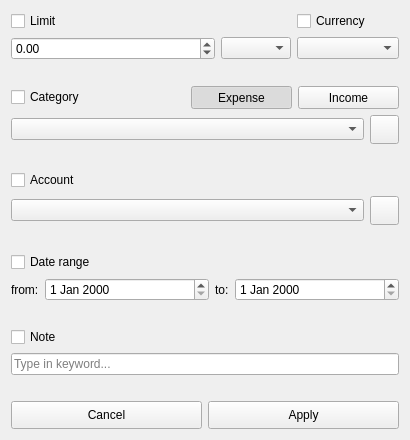
<?xml version="1.0" encoding="UTF-8"?>
<ui version="4.0">
 <class>CustomFiltersForm</class>
 <widget class="QWidget" name="CustomFiltersForm">
  <property name="geometry">
   <rect>
    <x>0</x>
    <y>0</y>
    <width>410</width>
    <height>440</height>
   </rect>
  </property>
  <property name="windowTitle">
   <string>CustomFiltersForm</string>
  </property>
  <layout class="QVBoxLayout" name="verticalLayout_4">
   <item>
    <widget class="QWidget" name="container" native="true">
     <property name="maximumSize">
      <size>
       <width>700</width>
       <height>700</height>
      </size>
     </property>
     <property name="styleSheet">
      <string notr="true"/>
     </property>
     <layout class="QVBoxLayout" name="verticalLayout_2">
      <property name="leftMargin">
       <number>0</number>
      </property>
      <property name="topMargin">
       <number>0</number>
      </property>
      <property name="rightMargin">
       <number>0</number>
      </property>
      <property name="bottomMargin">
       <number>0</number>
      </property>
      <item>
       <layout class="QGridLayout" name="gridLayout_4">
        <item row="1" column="2">
         <widget class="QComboBox" name="currency"/>
        </item>
        <item row="1" column="0">
         <widget class="QDoubleSpinBox" name="limit">
          <property name="minimum">
           <double>-999999.000000000000000</double>
          </property>
          <property name="maximum">
           <double>999999.000000000000000</double>
          </property>
         </widget>
        </item>
        <item row="0" column="2">
         <widget class="QCheckBox" name="currencyBox">
          <property name="sizePolicy">
           <sizepolicy hsizetype="Minimum" vsizetype="Fixed">
            <horstretch>1</horstretch>
            <verstretch>0</verstretch>
           </sizepolicy>
          </property>
          <property name="text">
           <string>Currency</string>
          </property>
         </widget>
        </item>
        <item row="0" column="0">
         <widget class="QCheckBox" name="limitBox">
          <property name="sizePolicy">
           <sizepolicy hsizetype="Minimum" vsizetype="Fixed">
            <horstretch>2</horstretch>
            <verstretch>0</verstretch>
           </sizepolicy>
          </property>
          <property name="text">
           <string>Limit</string>
          </property>
         </widget>
        </item>
        <item row="1" column="1">
         <widget class="QComboBox" name="comboBox">
          <property name="sizePolicy">
           <sizepolicy hsizetype="Fixed" vsizetype="Fixed">
            <horstretch>0</horstretch>
            <verstretch>0</verstretch>
           </sizepolicy>
          </property>
          <property name="maximumSize">
           <size>
            <width>70</width>
            <height>16777215</height>
           </size>
          </property>
         </widget>
        </item>
       </layout>
      </item>
      <item>
       <spacer name="verticalSpacer">
        <property name="orientation">
         <enum>Qt::Orientation::Vertical</enum>
        </property>
        <property name="sizeHint" stdset="0">
         <size>
          <width>20</width>
          <height>13</height>
         </size>
        </property>
       </spacer>
      </item>
      <item>
       <layout class="QGridLayout" name="gridLayout_6">
        <item row="0" column="0">
         <widget class="QCheckBox" name="categoriesBox">
          <property name="text">
           <string>Category</string>
          </property>
         </widget>
        </item>
        <item row="1" column="2">
         <widget class="QToolButton" name="addCategory">
          <property name="styleSheet">
           <string notr="true">padding: 3px 3px;</string>
          </property>
          <property name="text">
           <string/>
          </property>
          <property name="icon">
           <iconset resource="../../Files/files.qrc">
            <normaloff>:/categoryIcon</normaloff>:/categoryIcon</iconset>
          </property>
          <property name="iconSize">
           <size>
            <width>18</width>
            <height>18</height>
           </size>
          </property>
         </widget>
        </item>
        <item row="0" column="1" colspan="2">
         <layout class="QHBoxLayout" name="horizontalLayout_3">
          <item>
           <widget class="QToolButton" name="expense">
            <property name="sizePolicy">
             <sizepolicy hsizetype="Preferred" vsizetype="Preferred">
              <horstretch>0</horstretch>
              <verstretch>0</verstretch>
             </sizepolicy>
            </property>
            <property name="minimumSize">
             <size>
              <width>0</width>
              <height>20</height>
             </size>
            </property>
            <property name="styleSheet">
             <string notr="true">padding: 2px 2px;</string>
            </property>
            <property name="text">
             <string>Expense</string>
            </property>
            <property name="checkable">
             <bool>true</bool>
            </property>
            <property name="checked">
             <bool>true</bool>
            </property>
           </widget>
          </item>
          <item>
           <widget class="QToolButton" name="income">
            <property name="sizePolicy">
             <sizepolicy hsizetype="Preferred" vsizetype="Fixed">
              <horstretch>0</horstretch>
              <verstretch>0</verstretch>
             </sizepolicy>
            </property>
            <property name="styleSheet">
             <string notr="true">padding: 2px 2px;</string>
            </property>
            <property name="text">
             <string>Income</string>
            </property>
            <property name="checkable">
             <bool>true</bool>
            </property>
           </widget>
          </item>
         </layout>
        </item>
        <item row="1" column="0" colspan="2">
         <widget class="QComboBox" name="category"/>
        </item>
       </layout>
      </item>
      <item>
       <spacer name="verticalSpacer_2">
        <property name="orientation">
         <enum>Qt::Orientation::Vertical</enum>
        </property>
        <property name="sizeHint" stdset="0">
         <size>
          <width>20</width>
          <height>14</height>
         </size>
        </property>
       </spacer>
      </item>
      <item>
       <layout class="QGridLayout" name="gridLayout_5">
        <item row="1" column="0">
         <widget class="QComboBox" name="account"/>
        </item>
        <item row="0" column="0">
         <widget class="QCheckBox" name="accountsBox">
          <property name="text">
           <string>Account</string>
          </property>
         </widget>
        </item>
        <item row="1" column="1">
         <widget class="QToolButton" name="addAccount">
          <property name="styleSheet">
           <string notr="true">padding: 3px 3px;</string>
          </property>
          <property name="text">
           <string/>
          </property>
          <property name="icon">
           <iconset resource="../../Files/files.qrc">
            <normaloff>:/budgetIcon</normaloff>:/budgetIcon</iconset>
          </property>
          <property name="iconSize">
           <size>
            <width>18</width>
            <height>18</height>
           </size>
          </property>
         </widget>
        </item>
       </layout>
      </item>
      <item>
       <spacer name="verticalSpacer_3">
        <property name="orientation">
         <enum>Qt::Orientation::Vertical</enum>
        </property>
        <property name="sizeHint" stdset="0">
         <size>
          <width>20</width>
          <height>13</height>
         </size>
        </property>
       </spacer>
      </item>
      <item>
       <layout class="QVBoxLayout" name="verticalLayout_3">
        <item>
         <widget class="QCheckBox" name="dateBox">
          <property name="text">
           <string>Date range</string>
          </property>
         </widget>
        </item>
        <item>
         <layout class="QHBoxLayout" name="horizontalLayout_2">
          <item>
           <widget class="QLabel" name="label_6">
            <property name="text">
             <string>from:</string>
            </property>
           </widget>
          </item>
          <item>
           <widget class="QDateEdit" name="from">
            <property name="sizePolicy">
             <sizepolicy hsizetype="Minimum" vsizetype="Fixed">
              <horstretch>1</horstretch>
              <verstretch>0</verstretch>
             </sizepolicy>
            </property>
           </widget>
          </item>
          <item>
           <widget class="QLabel" name="label_5">
            <property name="text">
             <string>to:</string>
            </property>
           </widget>
          </item>
          <item>
           <widget class="QDateEdit" name="to">
            <property name="sizePolicy">
             <sizepolicy hsizetype="Minimum" vsizetype="Fixed">
              <horstretch>1</horstretch>
              <verstretch>0</verstretch>
             </sizepolicy>
            </property>
           </widget>
          </item>
         </layout>
        </item>
       </layout>
      </item>
      <item>
       <spacer name="verticalSpacer_4">
        <property name="orientation">
         <enum>Qt::Orientation::Vertical</enum>
        </property>
        <property name="sizeHint" stdset="0">
         <size>
          <width>20</width>
          <height>14</height>
         </size>
        </property>
       </spacer>
      </item>
      <item>
       <layout class="QVBoxLayout" name="verticalLayout">
        <item>
         <widget class="QCheckBox" name="noteBox">
          <property name="text">
           <string>Note</string>
          </property>
         </widget>
        </item>
        <item>
         <widget class="QLineEdit" name="note">
          <property name="sizePolicy">
           <sizepolicy hsizetype="Expanding" vsizetype="Preferred">
            <horstretch>0</horstretch>
            <verstretch>0</verstretch>
           </sizepolicy>
          </property>
          <property name="placeholderText">
           <string>Type in keyword...</string>
          </property>
         </widget>
        </item>
       </layout>
      </item>
      <item>
       <spacer name="verticalSpacer_5">
        <property name="orientation">
         <enum>Qt::Orientation::Vertical</enum>
        </property>
        <property name="sizeHint" stdset="0">
         <size>
          <width>20</width>
          <height>13</height>
         </size>
        </property>
       </spacer>
      </item>
      <item>
       <layout class="QHBoxLayout" name="horizontalLayout">
        <item>
         <widget class="QPushButton" name="cancel">
          <property name="styleSheet">
           <string notr="true">padding: 6px 6px</string>
          </property>
          <property name="text">
           <string>Cancel</string>
          </property>
         </widget>
        </item>
        <item>
         <widget class="QPushButton" name="apply">
          <property name="styleSheet">
           <string notr="true">padding: 6px 6px</string>
          </property>
          <property name="text">
           <string>Apply</string>
          </property>
          <property name="autoDefault">
           <bool>true</bool>
          </property>
          <property name="default">
           <bool>false</bool>
          </property>
         </widget>
        </item>
       </layout>
      </item>
     </layout>
    </widget>
   </item>
  </layout>
 </widget>
 <tabstops>
  <tabstop>limitBox</tabstop>
  <tabstop>currencyBox</tabstop>
  <tabstop>limit</tabstop>
  <tabstop>currency</tabstop>
  <tabstop>categoriesBox</tabstop>
  <tabstop>expense</tabstop>
  <tabstop>income</tabstop>
  <tabstop>category</tabstop>
  <tabstop>addCategory</tabstop>
  <tabstop>accountsBox</tabstop>
  <tabstop>account</tabstop>
  <tabstop>addAccount</tabstop>
  <tabstop>dateBox</tabstop>
  <tabstop>from</tabstop>
  <tabstop>to</tabstop>
  <tabstop>noteBox</tabstop>
  <tabstop>note</tabstop>
  <tabstop>cancel</tabstop>
  <tabstop>apply</tabstop>
 </tabstops>
 <resources>
  <include location="../../Files/files.qrc"/>
 </resources>
 <connections/>
</ui>
